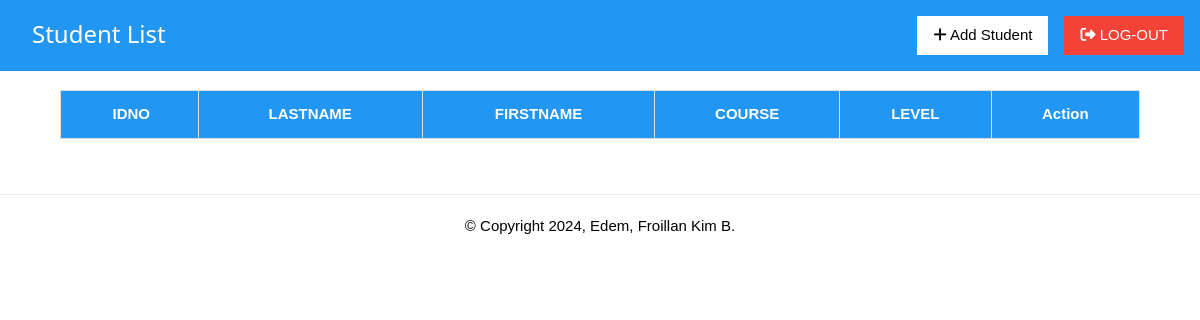
The page /students (signed in) on the database as committed earlier.
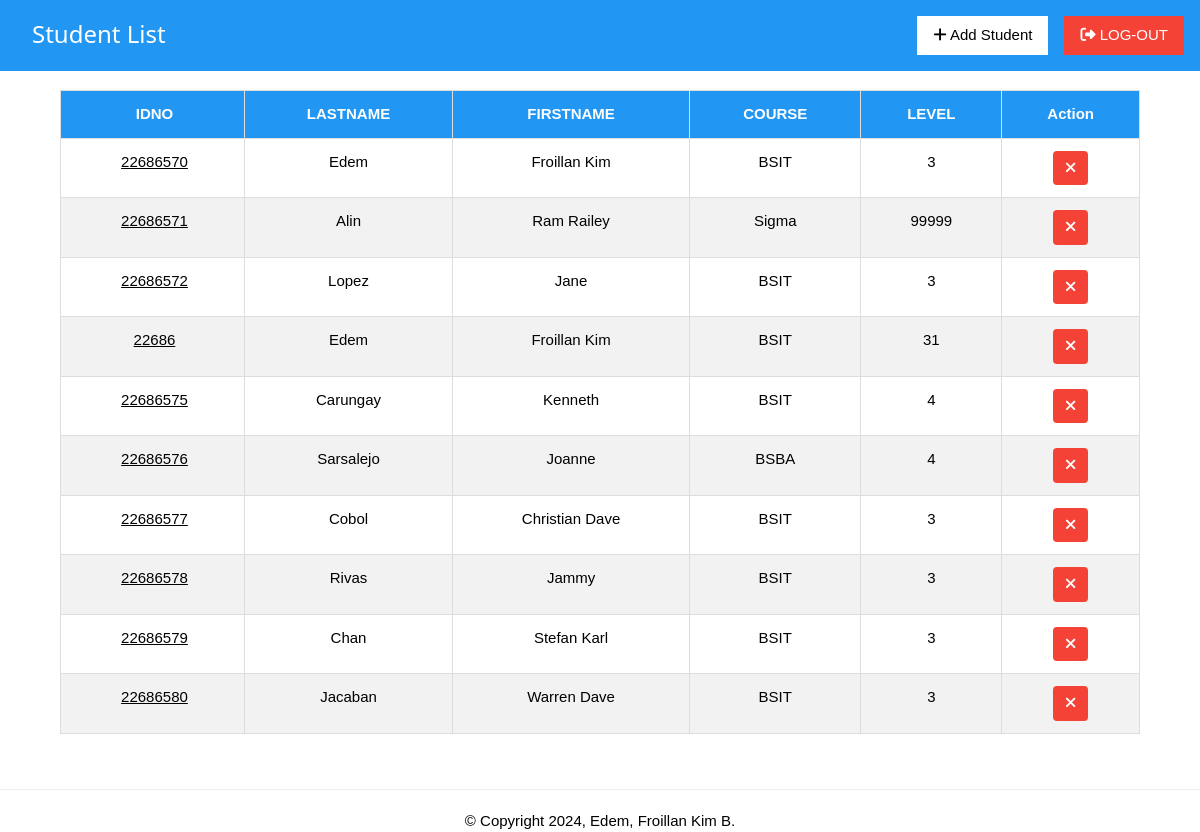
The same page on the database as committed later.
### tables this page shows
CREATE TABLE students (
    id integer primary key autoincrement,
    idno varchar(10) unique not null,
    lastname  varchar(50) not null,
    firstname varchar(50) not null,
    course    varchar(15) not null,
    level    varchar(5) not null,
    image varchar(25) not null
);

### app.py (the view)
@app.route('/students')
def student_list():
    if 'username' in session:
        pagetitle = "Student List"
        print(f"User logged in: {session['username']}")
        return render_template('index.html', data=getall_records('students'), pagetitle=pagetitle, users=get_users())
    else:
        flash("Please log in first!", "warning")
        return redirect(url_for('login'))

### app.py (called while the page is built)
def get_users() -> object:
	return getall_records('students')

@app.after_request
def after_request(response):
    response.headers['Cache-Control'] = 'no-cache, no-store, must-revalidate'
    response.headers['Pragma'] = 'no-cache'
    response.headers['Expires'] = '0'
    return response

### dbhelper.py (called while the page is built)
def getprocess(sql:str) -> list:
	db:object = connect(database)
	cursor:object = db.cursor()
	cursor.row_factory = Row
	cursor.execute(sql)
	data:list = cursor.fetchall()
	cursor.close()
	return data

def getall_records(table:str) -> list:
	sql:str = f'SELECT * FROM `{table}`'
	return getprocess(sql)

### templates/index.html (shortened to what this page needs)
{% extends 'base.html' %}
{% block content %}
<div class='w3-container w3-blue w3-margin-bottom header'>
    <h3 class="w3-left w3-margin-left w3-margin-top">{{ pagetitle }}</h3>
    <nav class="navbar">
        <a href="/logout" class="w3-button w3-red w3-right w3-margin-top w3-margin-bottom" id="logout">
            <i class="fa fa-sign-out-alt"></i> LOG-OUT
        </a>
        <a href="javascript:void(0);" class="w3-right w3-button w3-margin-right w3-white w3-margin-top" id="add" onclick="openAddStudentModal()">
            <i class="fa fa-plus"></i> Add Student
        </a>
    </nav>
</div>
<div class="w3-row-padding" id="main_container">
    <div class="w3-full">
        <table class="w3-table-all styled-table" id="table">
            <thead>
                <tr id="tr1">
                    <th class="w3-center">IDNO</th>
                    <th class="w3-center">LASTNAME</th>
                    <th class="w3-center">FIRSTNAME</th>
                    <th class="w3-center">COURSE</th>
                    <th class="w3-center">LEVEL</th>
                    <th class="w3-center">Action</th>
                </tr>
            </thead>
            <tbody>
                {% for user in users %}
                <tr id="tr2">
                    <td class="w3-center" data-cell="IDNO:">
                        <a href="#" onclick="viewrecordstudents('{{ user['image'] }}', '{{ user['idno'] }}', '{{ user['lastname'] }}', '{{ user['firstname'] }}', '{{ user['course'] }}', '{{ user['level'] }}')">
                            {{ user["idno"] }}
                        </a>
                    </td>
                    <td class="w3-center" data-cell="LASTNAME:">{{ user["lastname"] }}</td>
                    <td class="w3-center" data-cell="FIRSTNAME:">{{ user["firstname"] }}</td>
                    <td class="w3-center" data-cell="COURSE:">{{ user["course"] }}</td>
                    <td class="w3-center" data-cell="LEVEL:">{{ user["level"] }}</td>
                    <td class="w3-center" data-cell="ACTION:">
                        <button class="w3-button w3-red delete-btn delete" onclick="openCustomAlert('{{ user['idno'] }}')">
                            <i class="fas fa-times"></i>
                        </button>
                    </td>
                </tr>
                {% endfor %}
            </tbody>
        </table>
    </div>
</div>
{% endblock %}

### templates/base.html (shortened to what this page needs)
<!DOCTYPE html>
<html>
	<head>
		<link rel='stylesheet' href="../static/css/w3.css">
		<link rel="stylesheet" href="{{ url_for('static', filename='font-awesome/css/all.min.css') }}">
	</head>
	<body>
	    <div>
	        {% block content %}
	        {% endblock %}
	    </div>
	    <hr>
	    <div class='w3-center'>
	    	&copy; Copyright 2024, Edem, Froillan Kim B.
	    </div>
	</body>
</html>

### static/css/w3.css (style rules this page uses)
html { box-sizing:border-box }
*,*:before,*:after { box-sizing:inherit }
html { -ms-text-size-adjust:100%;-webkit-text-size-adjust:100% }
body { margin:0 }
article,aside,details,figcaption,figure,footer,header,main,menu,nav,section { display:block }
a { background-color:transparent }
hr { box-sizing:content-box;height:0;overflow:visible }
button,input,select,textarea,optgroup { font:inherit;margin:0 }
button,input { overflow:visible }
button,select { text-transform:none }
button,[type=button],[type=reset],[type=submit] { -webkit-appearance:button }
html,body { font-family:Verdana,sans-serif;font-size:15px;line-height:1.5 }
html { overflow-x:hidden }
h3 { font-size:24px }
h1,h2,h3,h4,h5,h6 { font-family:"Segoe UI",Arial,sans-serif;font-weight:400;margin:10px 0 }
hr { border:0;border-top:1px solid #eee;margin:20px 0 }
a { color:inherit }
.w3-table,.w3-table-all { border-collapse:collapse;border-spacing:0;width:100%;display:table }
.w3-table-all { border:1px solid #ccc }
.w3-bordered tr,.w3-table-all tr { border-bottom:1px solid #ddd }
.w3-table-all tr:nth-child(odd) { background-color:#fff }
.w3-table-all tr:nth-child(even) { background-color:#f1f1f1 }
.w3-table td,.w3-table th,.w3-table-all td,.w3-table-all th { padding:8px 8px;display:table-cell;text-align:left;vertical-align:top }
.w3-table th:first-child,.w3-table td:first-child,.w3-table-all th:first-child,.w3-table-all td:first-child { padding-left:16px }
.w3-btn,.w3-button { border:none;display:inline-block;padding:8px 16px;vertical-align:middle;overflow:hidden;text-decoration:none;color:inherit;background-color:inherit;text-align:center;cursor:pointer;white-space:nowrap }
.w3-btn,.w3-button { -webkit-touch-callout:none;-webkit-user-select:none;-khtml-user-select:none;-moz-user-select:none;-ms-user-select:none;user-select:none }
.w3-container:after,.w3-container:before,.w3-panel:after,.w3-panel:before,.w3-row:after,.w3-row:before,.w3-row-padding:after,.w3-row-padding:before, .w3-cell-row:before,.w3-cell-row:after,.w3-clear:after,.w3-clear:before,.w3-bar:before,.w3-bar:after { content:"";display:table;clear:both }
.w3-row-padding,.w3-row-padding>.w3-half,.w3-row-padding>.w3-third,.w3-row-padding>.w3-twothird,.w3-row-padding>.w3-threequarter,.w3-row-padding>.w3-quarter,.w3-row-padding>.w3-col { padding:0 8px }
.w3-container,.w3-panel { padding:0.01em 16px }
.w3-center { text-align:center!important }
.w3-margin-top { margin-top:16px!important }
.w3-margin-bottom { margin-bottom:16px!important }
.w3-margin-left { margin-left:16px!important }
.w3-margin-right { margin-right:16px!important }
.w3-left { float:left!important }
.w3-right { float:right!important }
.w3-blue,.w3-hover-blue:hover { color:#fff!important;background-color:#2196F3!important }
.w3-red,.w3-hover-red:hover { color:#fff!important;background-color:#f44336!important }
.w3-white,.w3-hover-white:hover { color:#000!important;background-color:#fff!important }
:root { --bg-color: #1f242d; --main-color: #0ef; }
#main_container { padding: 1rem 5%; }
.header { position: fixed; top: 0; left: 0; width: 100%; background: var(--bg-color); z-index: 100; }
.styled-table { width: 100%; border-collapse: collapse; font-family: Arial, sans-serif; margin-bottom: 20px; margin-top: 5rem; }
.styled-table th, .styled-table td { padding: 12px; border: 1px solid #ddd; text-align: left; }
.styled-table th { background-color: #0074D9; color: white; font-weight: bold; }
.styled-table tr:nth-child(even) { background-color: #f2f2f2; }
.styled-table .delete-btn { background-color: #ff4d4d; color: white; padding: 6px 12px; border: none; cursor: pointer; border-radius: 4px; }
.styled-table .delete-btn i { text-align: center; }
.w3-table-all th { background-color: #2196F3; color: #ffffff; }

Rows that differ between the two databases and show on the page:
added students: idno "22686570", lastname "Edem", firstname "Froillan Kim", course "BSIT", level "3"
added students: idno "22686571", lastname "Alin", firstname "Ram Railey", course "Sigma", level "99999"
added students: idno "22686572", lastname "Lopez", firstname "Jane", course "BSIT", level "3"
added students: idno "22686", lastname "Edem", firstname "Froillan Kim", course "BSIT", level "31"
added students: idno "22686575", lastname "Carungay", firstname "Kenneth", course "BSIT", level "4"
added students: idno "22686576", lastname "Sarsalejo", firstname "Joanne", course "BSBA", level "4"
added students: idno "22686577", lastname "Cobol", firstname "Christian Dave", course "BSIT", level "3"
added students: idno "22686578", lastname "Rivas", firstname "Jammy", course "BSIT", level "3"
added students: idno "22686579", lastname "Chan", firstname "Stefan Karl", course "BSIT", level "3"
added students: idno "22686580", lastname "Jacaban", firstname "Warren Dave", course "BSIT", level "3"
